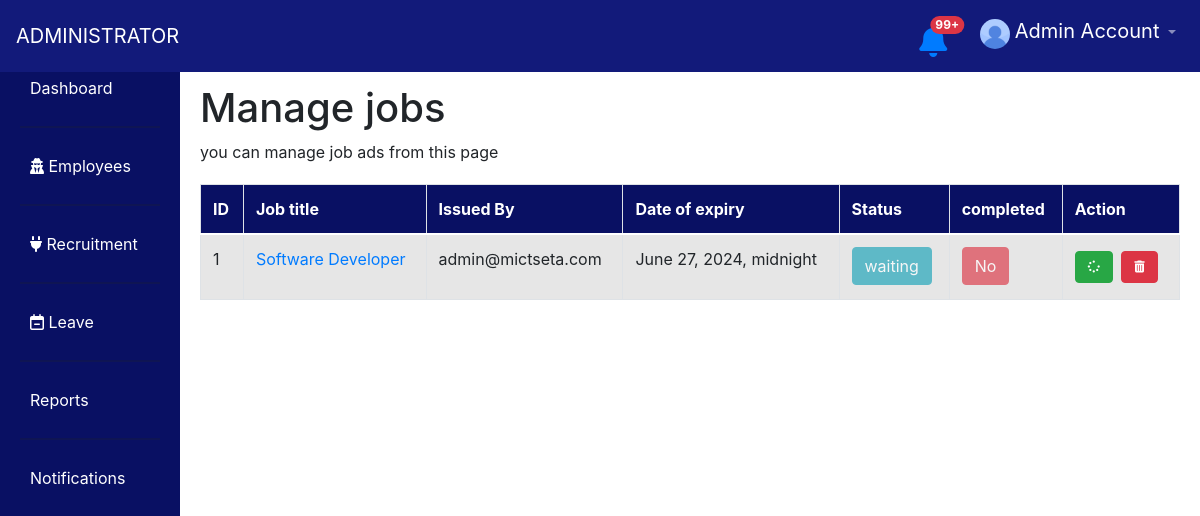
Before: /dashboard/view_jobs/ (signed in) with the older database file.
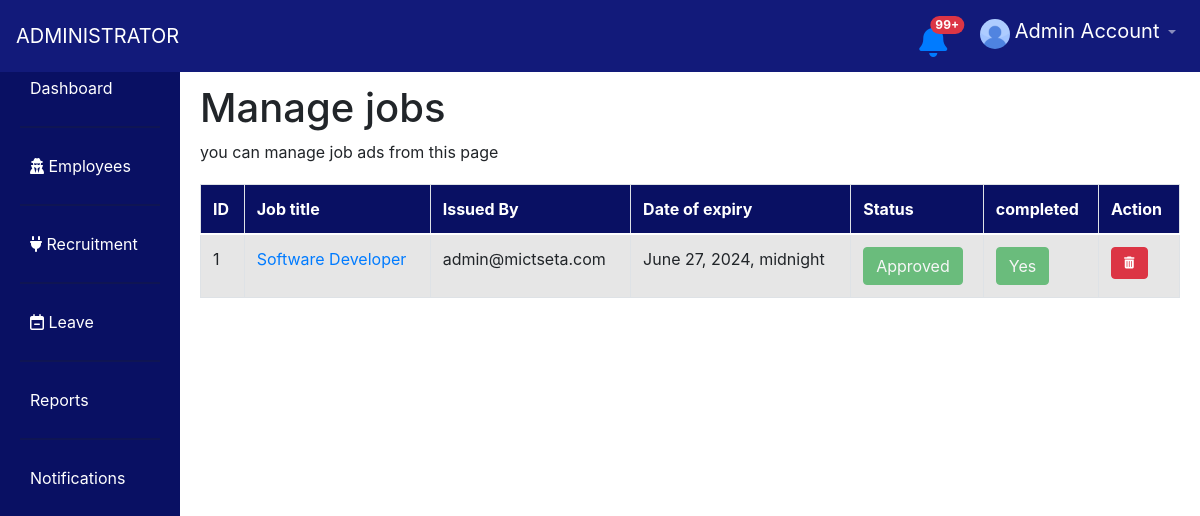
After: the same page with the newer database file.
### jobs/models.py (models this page shows, shortened)
class JobPost(models.Model):
    user = models.ForeignKey(User, on_delete=models.CASCADE, related_name='jobs')
    title = models.CharField(max_length=225, unique=False, null=False)
    description = models.TextField(null=False)
    start_date = models.DateTimeField(auto_now_add=True)
    end_date = models.DateTimeField(null=False)
    location = models.CharField(max_length=225, unique=False, null=False)
    salary_range = models.CharField(max_length=100, null=True)  # Added field for salary range
    job_type = models.CharField(max_length=50, null=False, default='Full-time')  # Added field for job type
    industry = models.CharField(max_length=100, null=True)  # Added field for industry
    company_name = models.CharField(max_length=225, null=True)  # Added field for company name
    status = models.CharField(max_length=20, null=False, default="waiting")
    is_complete = models.BooleanField(null=False, default=False)
    is_approved = models.BooleanField(null=False, default=False)

### dashboard/views.py (the view)
# urls.py: path('view_jobs/', views.view_jobs, name='dashboard.view_jobs'),
@csrf_protect
def view_jobs(request):
	if request.user.is_authenticated:
		current_time = now()
		for leave in request.user.leave_set.all():  # Ensure you call the method and use the correct related name
			if leave.start_date <= current_time <= leave.end_date and leave.status == "Approved":
				return HttpResponse("<h1>Request denied: you are on leave</h1>")
		jobs = JobPost.objects.all()
		return render(request,'view_job.html',{'jobs':jobs})
	else:
		return redirect('render_auth_page')

### dashboard/templates/view_job.html (shortened to what this page needs)
{% extends 'dashboard_base.html' %}
{% load static %}
{% block head %}Manage jobs{% endblock %}
{% block description %} you can manage job ads from this page {% endblock %}
{% block content %}
{% if user.is_staff %}
      <div id="viewJobPage" class="table-container" style="display: block;">
        <table class="table table-bordered table-striped">
          <thead>
            <tr>
              <th>ID</th>
              <th>Job title</th>
              <th>Issued By</th>
              <th>Date of expiry</th>
              <th>Status</th>
              <th>completed</th>
              <th>Action</th>
            </tr>
          </thead>
          <tbody>
          {% for job in jobs %}
          {% if job.user == user or user.is_superuser %}
            <tr>
              <td>{{job.id}}</td>
              <td><a href="{% url 'dashboard.job_details' job.id %}">{{job.title}}</a></td>
              <td>{{job.user.email}}</td>
              <td>{{job.end_date}}</td>
              {% if job.is_complete %}
                  {% if job.is_approved %}
                  <td><button class="btn btn-success" disabled>{{job.status}}</button></td>
                  {% else %}
                  <td><button class="btn btn-warning" disabled>{{job.status}}</button></td>
                  {% endif %}
                 <td><button class="btn btn-success" disabled>Yes</button></td>
                      {% if user.is_superuser %}
                      <td>
                        <a class="btn btn-danger"   type="button" onclick="deleteJob({{job.id}})" role="button" style="font-size: 12px;"> <i class="fa fa-trash" aria-hidden="true"></i> </a>
                      </td>
                      {% else %}
                          {% if not job.is_approved %}
                            <td><a class="btn btn-warning" data-bs-toggle="modal" href="#JobToggle{{job.id}}" role="button" style="font-size: 12px;"> <i class="fa fa-edit" aria-hidden="true"></i> </a></td>
                          {% endif %}
                      {% endif %}
              {% else %}
              <td><button class="btn btn-info" disabled>{{job.status}}</b></td>
              <td><button class="btn btn-danger" disabled>No</button></td>
              <td>
                <button class="btn btn-success" data-bs-toggle="modal" href="#JobToggle{{job.id}}" role="button" style="font-size: 12px;"> <i class="fa fa-spinner" aria-hidden="true"></i> </button>
                <a class="btn btn-danger m-1"   type="button" onclick="deleteJob({{job.id}})" role="button" style="font-size: 12px;"style="font-size: 12px;">  <i class="fa fa-trash" aria-hidden="true"></i> </a>
              </td>
              {% endif %}
            </tr>
            {% endif %}
           {% endfor %}
          </tbody>
        </table>
      </div>
    {% endif %}
{% endblock %}

Changed rows visible on the page:
changed JobPost "Software Developer": status "waiting" → "Approved"; is_complete "No" → "Yes"
